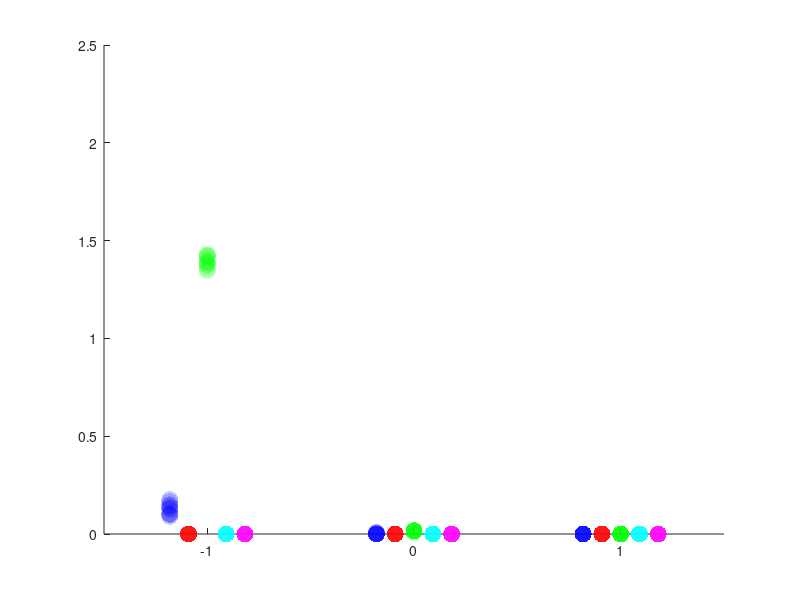

Write MATLAB code to recreate this figure. (Note: this script raises an error after producing the figure.)
close all
clear all
clc

p0 = [1170, 0.1, 20, 0.9634, 67.8442];

load('PSOresults_01.mat')
paramfit(:,:,1) = gp_aggregator(1:11,:);
paramfit(:,:,1) = log10(paramfit(:,:,1)./p0);

load('PSOresults_1.mat')
paramfit(:,:,2) = gp_aggregator(1:11,:);
paramfit(:,:,2) = log10(paramfit(:,:,2)./p0);

load('PSOresults_5.mat')
paramfit(:,:,3) = gp_aggregator(1:11,:);
paramfit(:,:,3) = log10(paramfit(:,:,3)./p0);

load('PSOresults_10.mat')
paramfit(:,:,4) = gp_aggregator(1:11,:);
paramfit(:,:,4) = log10(paramfit(:,:,4)./p0);

param_names = ["Kcat_{LCKPU\_CD3z}", "CSK_{on}", "Kcat_{ZAP}", "Kcat_{CD45\_LCK505}", "Kcat_{CD45\_A1}"];
x = [-1, 0, 1];
color = ['b', 'r', 'g', 'c', 'm'];

for idx=1:5
    
    scatter( repmat(-1+(idx-3)/11,1,11), paramfit(:,idx,1), 150, 'MarkerFaceColor', color(idx), ...
                                         'MarkerFaceAlpha', .2, 'MarkerEdgeColor','none')
    hold on
    
end

for idx=1:5
    
    scatter( repmat(0+(idx-3)/11,1,11), paramfit(:,idx,2), 150, 'MarkerFaceColor', color(idx), ...
                                          'MarkerFaceAlpha', .2,'MarkerEdgeColor','none')
    hold on
    
end


for idx=1:5
    
    scatter( repmat(1+(idx-3)/11,1,11), paramfit(:,idx,4), 150, 'MarkerFaceColor', color(idx),  ...
                                           'MarkerFaceAlpha', .2,'MarkerEdgeColor','none')
    hold on
    
end

ylim([0 2.5])
xlim([-1.5 +1.5])
xticks([-1 0 +1])
xticklabels(["-1", "0", "+1"])
set(gca,'XTickLabel', get(gca,'XTickLabel'),'fontsize',48,'FontWeight','bold')
set(gca,'XTickLabel', get(gca,'XTickLabel'),'fontsize',48,'FontWeight','bold')
ylabel("LOG_{10}(fold change)", 'FontWeight', 'Bold','fontsize',52)
xlabel("LOG_{10}(\lambda)", 'FontWeight', 'Bold','fontsize',52)
legend(param_names)

